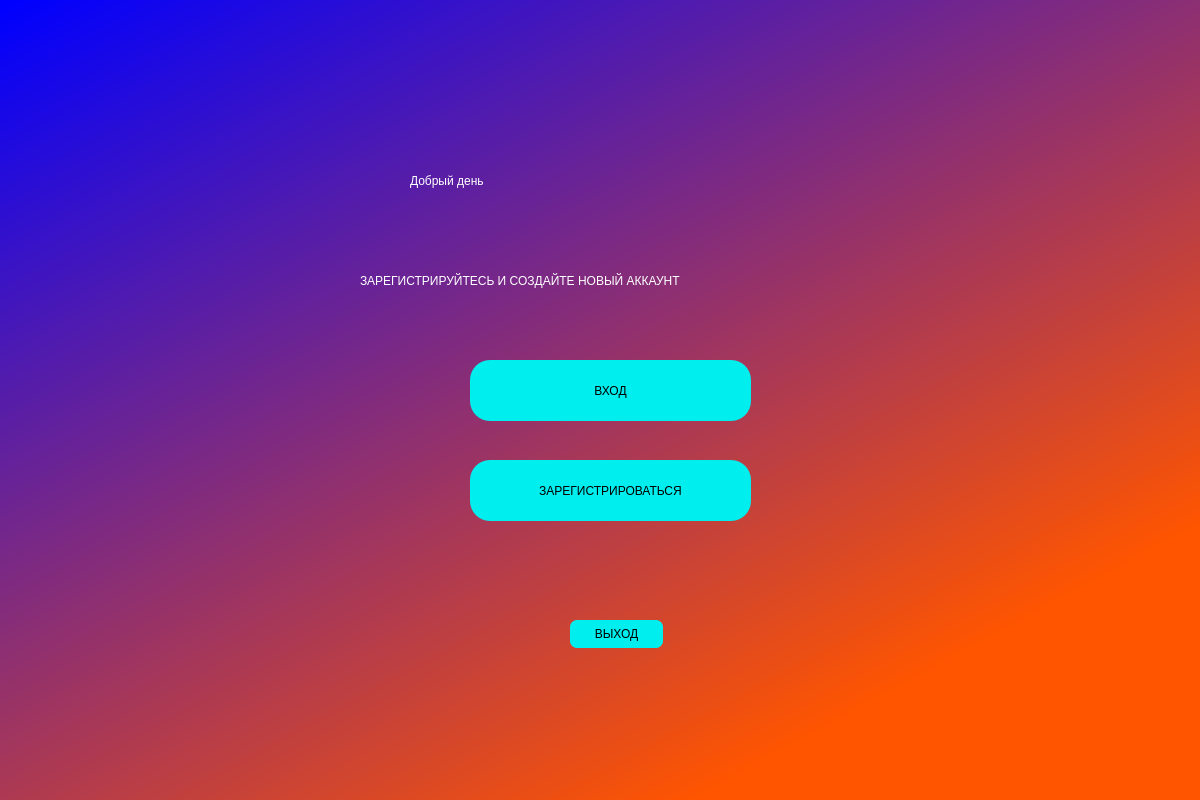
<?xml version="1.0" encoding="UTF-8"?>
<ui version="4.0">
 <class>Dialog</class>
 <widget class="QDialog" name="Dialog">
  <property name="geometry">
   <rect>
    <x>0</x>
    <y>0</y>
    <width>1200</width>
    <height>800</height>
   </rect>
  </property>
  <property name="windowTitle">
   <string>Dialog</string>
  </property>
  <widget class="QWidget" name="widget" native="true">
   <property name="geometry">
    <rect>
     <x>0</x>
     <y>0</y>
     <width>1200</width>
     <height>811</height>
    </rect>
   </property>
   <property name="styleSheet">
    <string notr="true">QWidget#widget{
background-color:qlineargradient(spread:pad, x1:0.0101244, y1:0, x2:0.71592, y2:0.875, stop:0 rgba(0, 0, 255, 255), stop:1 rgba(255, 85, 0, 255))}</string>
   </property>
   <widget class="QLabel" name="label">
    <property name="geometry">
     <rect>
      <x>410</x>
      <y>140</y>
      <width>391</width>
      <height>81</height>
     </rect>
    </property>
    <property name="styleSheet">
     <string notr="true">font: 36pt &quot;MS Shell Dlg 2&quot;;
color:rgb(255, 255, 255)</string>
    </property>
    <property name="text">
     <string>Добрый день</string>
    </property>
   </widget>
   <widget class="QLabel" name="label_2">
    <property name="geometry">
     <rect>
      <x>360</x>
      <y>250</y>
      <width>511</width>
      <height>61</height>
     </rect>
    </property>
    <property name="styleSheet">
     <string notr="true">font: 16pt &quot;MS Shell Dlg 2&quot;;
color:rgb(255, 255, 255)</string>
    </property>
    <property name="text">
     <string>ЗАРЕГИСТРИРУЙТЕСЬ И СОЗДАЙТЕ НОВЫЙ АККАУНТ</string>
    </property>
   </widget>
   <widget class="QPushButton" name="pushButton">
    <property name="geometry">
     <rect>
      <x>470</x>
      <y>360</y>
      <width>281</width>
      <height>61</height>
     </rect>
    </property>
    <property name="styleSheet">
     <string notr="true">border-radius:20px;
color:rgb(0, 0, 0);
background-color:rgb(0, 238, 238);
font: 14pt &quot;MS Shell Dlg 2&quot;;</string>
    </property>
    <property name="text">
     <string>ВХОД</string>
    </property>
   </widget>
   <widget class="QPushButton" name="hesapolustur">
    <property name="geometry">
     <rect>
      <x>470</x>
      <y>460</y>
      <width>281</width>
      <height>61</height>
     </rect>
    </property>
    <property name="styleSheet">
     <string notr="true">border-radius:20px;
color:rgb(0, 0, 0);
background-color:rgb(0, 238, 238);
font: 14pt &quot;MS Shell Dlg 2&quot;;</string>
    </property>
    <property name="text">
     <string>ЗАРЕГИСТРИРОВАТЬСЯ</string>
    </property>
   </widget>
   <widget class="QPushButton" name="pushButton_2">
    <property name="geometry">
     <rect>
      <x>570</x>
      <y>620</y>
      <width>93</width>
      <height>28</height>
     </rect>
    </property>
    <property name="styleSheet">
     <string notr="true">border-radius:7px;
color:rgb(0, 0, 0);
background-color:rgb(0, 238, 238);
font: 12px &quot;MS Shell Dlg 2&quot;;</string>
    </property>
    <property name="text">
     <string>ВЫХОД</string>
    </property>
   </widget>
  </widget>
 </widget>
 <resources/>
 <connections/>
</ui>
